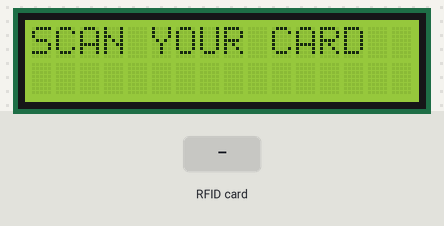
A sketch run on a simulated Arduino Uno, built with avr-gcc and run on an emulated ATmega328P. Parts: 16×2 character LCD. Inputs (shaded band) come from the test bench. What the sketch prints to the serial monitor is not drawn.

Above: at 1.3 s.
1.4 s: RFID card D3 DF B1 1C held to the reader
At 2.5 s:
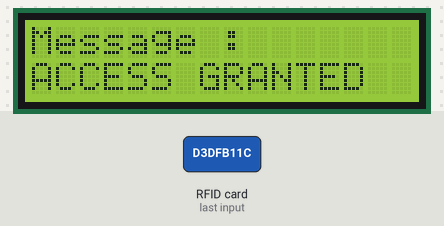
4.5 s: RFID card 5E 7A 19 C4 held to the reader
At 5.9 s:
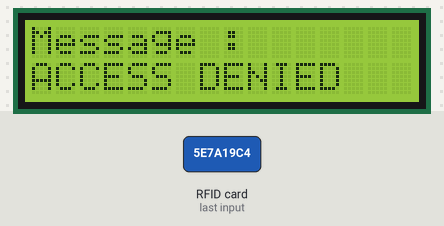
Timing chart, 0 to 7.5 s (numbered marks = the images above; inputs shaded):
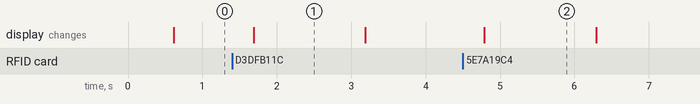

The sketch:

_32._RFID_Sensor.ino.ino
```cpp
//Viral Science
//RFID
#include <SPI.h>
#include <MFRC522.h>
#include <LiquidCrystal.h>

#define SS_PIN 10
#define RST_PIN 9
MFRC522 mfrc522(SS_PIN, RST_PIN);   // Create MFRC522 instance (SDA, SCK, MOSI, MISO, RST :: 10, 13, 11, 12, 9)
LiquidCrystal lcd(2, 3, 4, 5, 6, 7);

void setup()
{
  Serial.begin(9600);   // Initiate a serial communication
  SPI.begin();      // Initiate  SPI bus
  mfrc522.PCD_Init();   // Initiate MFRC522
  Serial.println("Put your card to the reader...");
  Serial.println();
  lcd.begin(16, 2);
}
void loop()
{
  // Print SCAN YOUR CARD in LCD
  lcd.display();
  delay(500);
  lcd.setCursor(0,0);
  lcd.clear();
  lcd.write("SCAN YOUR CARD");

  // Look for new cards
  if ( ! mfrc522.PICC_IsNewCardPresent())
  {
    return;
  }
  // Select one of the cards
  if ( ! mfrc522.PICC_ReadCardSerial())
  {
    return;
  }
  //Show UID on serial monitor
  Serial.print("UID tag :");
  String content= "";
  byte letter;
  for (byte i = 0; i < mfrc522.uid.size; i++)
  {
     Serial.print(mfrc522.uid.uidByte[i] < 0x10 ? " 0" : " ");
     Serial.print(mfrc522.uid.uidByte[i], HEX);
     content.concat(String(mfrc522.uid.uidByte[i] < 0x10 ? " 0" : " "));
     content.concat(String(mfrc522.uid.uidByte[i], HEX));
  }
  Serial.println();
  Serial.print("Message : ");
  lcd.setCursor(0,0);
  lcd.clear();
  lcd.write("Message : ");
  content.toUpperCase();
  if (content.substring(1) == "D3 DF B1 1C") //change here the UID of the card/cards that you want to give access
  {
    Serial.println("Access Granted");
    lcd.setCursor(0,1);
    lcd.write("ACCESS GRANTED");
    delay(1000);
  }

 else
 {
    Serial.println(" Access denied");
    lcd.setCursor(0,1);
    lcd.write("ACCESS DENIED");
    delay(1000);
  }
}
```

Measured:
- after the input at 1.4 s, the display: changes after 0.29 s (image 1)
- after the input at 4.5 s, the display: changes after 0.29 s (image 2)
- what the display in image 1 shows lasts 1.5 s, from 1.7 s to 3.2 s
